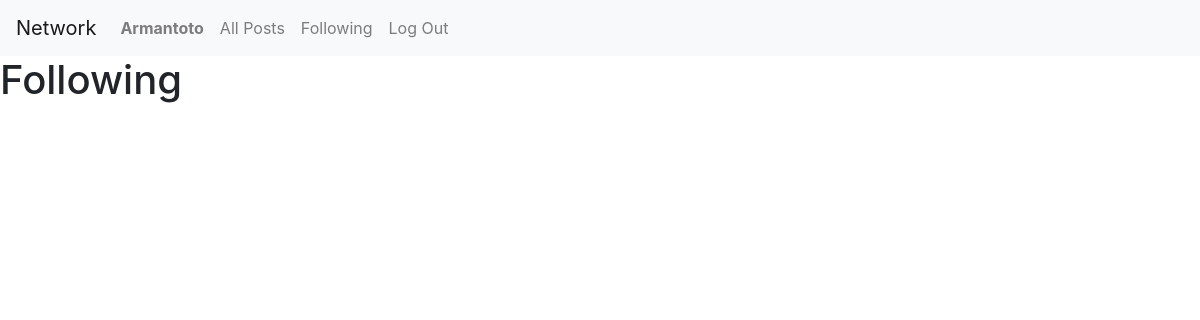
The app's page /following (signed in), older data.
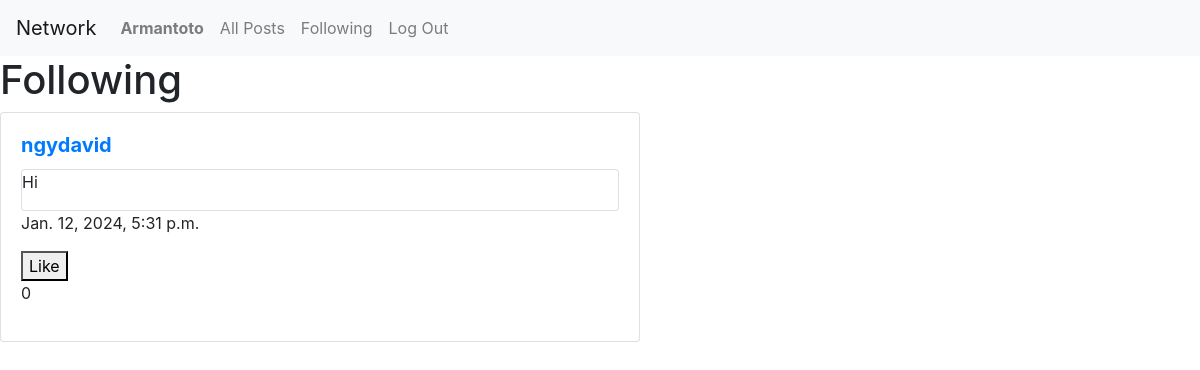
The same page, newer data.
### network/models.py (models this page shows, shortened)
class Post(models.Model):
    creator = models.ForeignKey(User, blank=True, on_delete=models.CASCADE, related_name="creator")
    post_content = models.TextField(max_length=500, blank=True)
    date = models.DateField(auto_now_add=True)
    time = models.TimeField(auto_now_add=True)
    likes = models.ManyToManyField(User, related_name="liked_posts", blank=True)
    likes_count = models.IntegerField(default=0)

class User(AbstractUser):
    pass

### network/views.py (the view)
# urls.py: path("following", views.following, name="following"),
def following(request):
    user = request.user
    currentUser = User.objects.get(pk= request.user.id)
    followingPeople = Follow.objects.filter(user_following=currentUser)
    all_posts = Post.objects.all().order_by('id').reverse()
    followingPosts = []
    for post in all_posts:
        post.liked = post.likes.filter(pk=user.pk).exists()
        post.is_creator = (user == post.creator)
        for person in followingPeople:
            if person.user_followed == post.creator:
                followingPosts.append(post)
    paginator = Paginator(followingPosts, 10)
    pageNumber = request.GET.get("page")
    rightPage = paginator.get_page(pageNumber)
    return render(request, "network/following.html", {
        "rightPage": rightPage
    })

### network/templates/network/following.html (shortened to what this page needs)
{% extends "network/layout.html" %}
{% block body %}
{% load static %}
<h1>Following</h1>
{% for post in rightPage  %}
<div class="card" style="width: 40rem;">
    <div class="card-body">
        <h5 class="card-title"><a href="{% url 'get_user' userID=post.creator.id %}"><strong>{{ post.creator }}</strong></a></h5>
        <div class="card">
            <p id="post-content-{{ post.id }}" class="card-text">{{ post.post_content }}</p>
        </div>
        <p>{{ post.date }}, {{ post.time }}</p>
        <button class="like" data-post-id="{{ post.id }}" data-liked="{{ post.liked }}">
          {% if user.is_authenticated %}
              {% if post.liked %}
                  Unlike
              {% else %}
                  Like
              {% endif %}
          {% else %}
              Likes
          {% endif %}
        </button>
        <p id="like-count-{{ post.id }}">{{ post.likes_count }}</p>
    </div>
</div>
{% endfor %}
{% endblock %}

Row changes from the older to the newer data that the page shows:
added Post: creator "ngydavid", post_content "Hi", date "Jan. 12, 2024", time "5:31 p.m.", shows "Like", likes_count "0"
